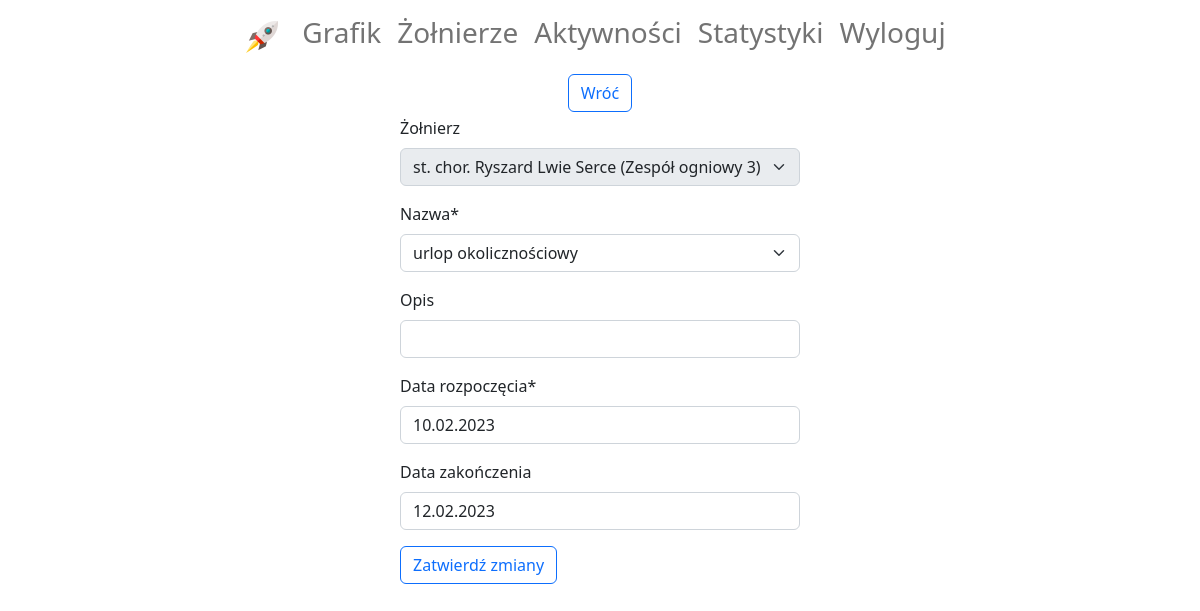
The app's page /activity-update-soldier-bound/253/ (signed in) with its own data.
### diagram/models.py (models this page shows, shortened)
class Activity(models.Model):
    soldier = models.ForeignKey(Soldier, on_delete=models.SET_NULL, null=True, blank=True, verbose_name='żołnierz')
    name = models.CharField(max_length=30, choices=sorted(ACTIVITY_NAMES, key=lambda x: x[1].lower()), verbose_name='nazwa')
    description = models.CharField(max_length=200, default='', blank=True, verbose_name='opis')
    start_date = models.DateField(verbose_name='data rozpoczęcia')
    end_date = models.DateField(verbose_name='data zakończenia', blank=True)
    subdivision = models.ForeignKey(Subdivision, on_delete=models.SET_NULL, null=True, blank=True,
                                    verbose_name='pododdział')

class Subdivision(models.Model):
    name = models.CharField(max_length=30, verbose_name='nazwa')
    def __str__(self):
        return self.name

### diagram/views.py (the view, shortened to what this page needs)
# urls.py: path('activity-update-soldier-bound/<int:pk>/', ActivityUpdateSoldierBound.as_view(),
class ActivityUpdateSoldierBound(LoginRequiredMixin, generic.UpdateView):
    template_name = 'diagram/activity_update.html'
    form_class = ActivityFormSoldierDisabled
    def get_context_data(self, **kwargs):
        context = super(ActivityUpdateSoldierBound, self).get_context_data(**kwargs)
        soldier = get_object_or_404(Soldier, pk=self.get_object().soldier.pk)
        context['soldier_pk'] = soldier.pk
        return context
    def get_queryset(self):
        return Activity.objects.filter(subdivision=self.request.user.subdivision)

### diagram/forms.py
class ActivityFormSoldierDisabled(ModelForm):
    class Meta:
        model = Activity
        exclude = ['subdivision']
    def __init__(self, *args, **kwargs):
        super(ActivityFormSoldierDisabled, self).__init__(*args, **kwargs)
        self.fields['soldier'].disabled = True

### diagram/models.py (called while the page is built)
    def __str__(self):
        return f'{self.rank} {self.first_name} {self.last_name} ({self.subdivision})'

### diagram/templates/diagram/activity_update.html (shortened to what this page needs)
{% extends 'account/base.html' %}
{% load crispy_forms_filters %}
{% block content %}
    <div class="d-flex flex-column align-items-center">
        <a class="mb-1" href="{{ request.META.HTTP_REFERER }}">
            <button class="btn btn-outline-primary">Wróć</button>
        </a>
        <form class="col-md-4" method="post">
            {{ form|crispy }}
            <button class="btn btn-outline-primary" type="submit"
                    onclick="this.disabled=true; this.form.submit();">Zatwierdź zmiany
            </button>
        </form>
    </div>
{% endblock %}

### records on screen
Activity: soldier "st. chor. Ryszard Lwie Serce (Zespół ogniowy 3)", start_date "10.02.2023", end_date "12.02.2023"
Subdivision: name "urlop okolicznościowy"
